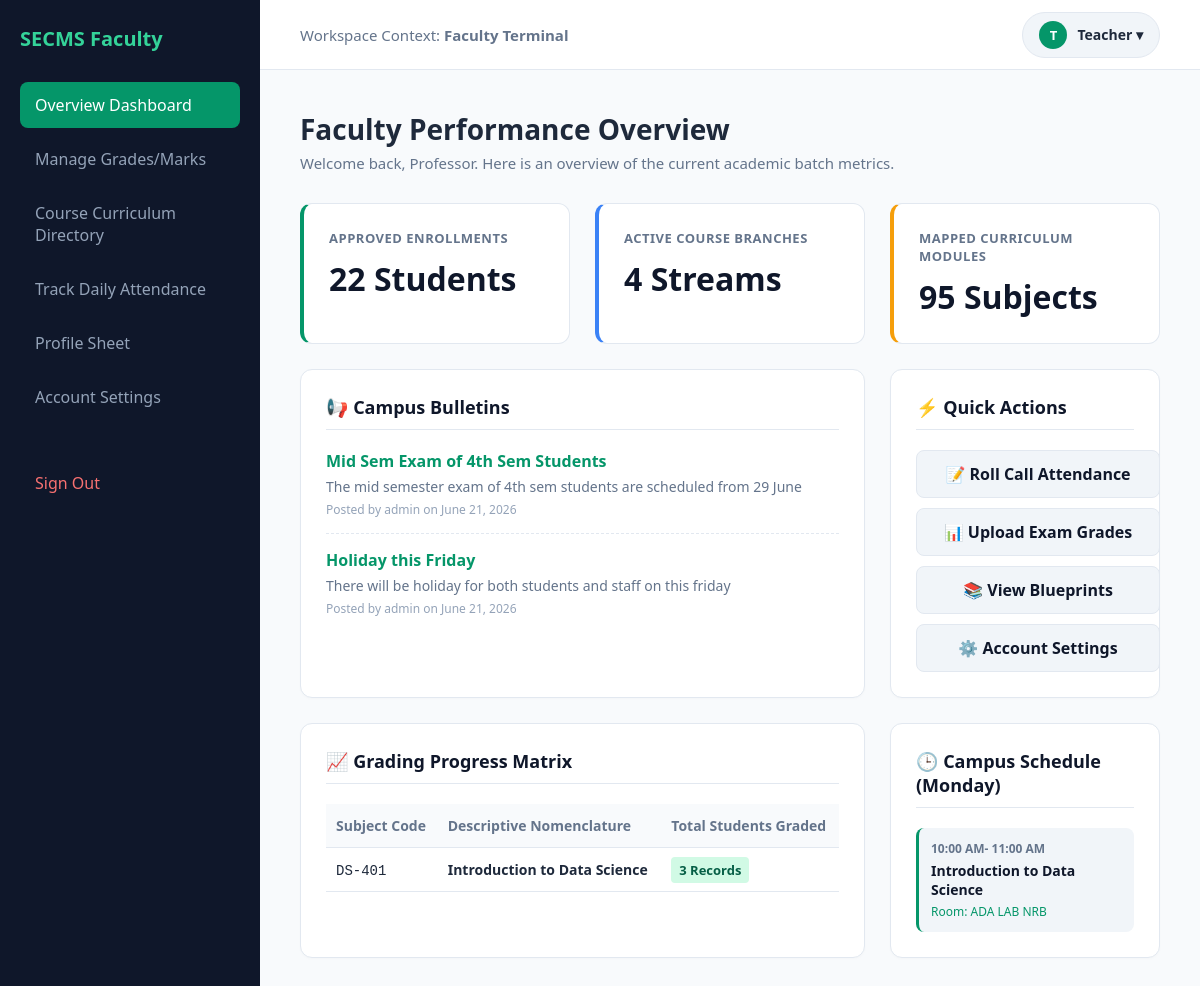
Screenshot of /faculty_dashboard.php (signed in) with the database file from the repository.
### tables this page shows
CREATE TABLE `announcements` (
  `id` int(11) NOT NULL,
  `title` varchar(255) NOT NULL,
  `message` text NOT NULL,
  `created_by` varchar(100) NOT NULL,
  `created_at` timestamp NOT NULL DEFAULT current_timestamp()
);

CREATE TABLE `timetables` (
  `id` int(11) NOT NULL,
  `day_of_week` varchar(20) NOT NULL,
  `time_slot` varchar(50) NOT NULL,
  `subject_name` varchar(100) NOT NULL,
  `room_number` varchar(20) NOT NULL
);

### faculty_dashboard.php (the view, shortened to what this page needs)
<?php
include 'db_connect.php';
$faculty_name = $_SESSION['username'] ?? 'Faculty Member';
$total_students = $conn->query("SELECT COUNT(id) as count FROM users WHERE role='student' AND status='approved'")->fetch_assoc()['count'];
$total_courses = $conn->query("SELECT COUNT(course_code) as count FROM courses")->fetch_assoc()['count'];
$total_subjects = $conn->query("SELECT COUNT(id) as count FROM subjects")->fetch_assoc()['count'];
$announcements = $conn->query("SELECT * FROM announcements ORDER BY created_at DESC LIMIT 2");
$current_day = date('l');
$timetable_query = $conn->query("SELECT * FROM timetables WHERE day_of_week = '$current_day' ORDER BY time_slot ASC");
$grading_activity = $conn->query("
    SELECT s.subject_code, s.subject_name, COUNT(m.id) as graded_students
    FROM marks m
    JOIN subjects s ON m.subject_id = s.id
    GROUP BY s.id, s.subject_code, s.subject_name
    ORDER BY graded_students DESC
    LIMIT 4
");
?>
<!DOCTYPE html>
<html lang="en">
<head>
</head>
<body>
<div class="sidebar">
    <h3>SECMS Faculty</h3>
    <a href="faculty_dashboard.php" class="active">Overview Dashboard</a>
    <a href="faculty_marks.php">Manage Grades/Marks</a>
    <a href="faculty_curriculum.php">Course Curriculum Directory</a>
    <a href="faculty_attendance.php">Track Daily Attendance</a>
    <a href="faculty_profile.php">Profile Sheet</a>
    <a href="profile.php">Account Settings</a>
    <a href="logout.php" style="color: #f87171; margin-top: 40px; display: block;">Sign Out</a>
</div>
<div class="workspace">
    <header class="top-header">
        <div style="font-size: 15px; font-weight: 500; color: #64748b;">Workspace Context: <strong>Faculty Terminal</strong></div>
        <div class="profile-menu" style="position: relative; display: inline-block;">
            <div class="profile-trigger" style="display: flex; align-items: center; gap: 10px; background: #f1f5f9; padding: 8px 16px; border-radius: 50px; cursor: pointer; font-weight: 600; font-size: 14px; border: 1px solid var(--border);" onclick="var d = document.getElementById('fac-drop'); d.style.display = d.style.display === 'block' ? 'none' : 'block';">
                <div style="width: 28px; height: 28px; background: var(--accent); color: white; border-radius: 50%; display: flex; align-items: center; justify-content: center; font-size: 13px;">
                    <?php echo strtoupper(substr($faculty_name, 0, 1)); ?>
                </div>
                <?php echo htmlspecialchars($faculty_name); ?> ▾
            </div>
        </div>
    </header>
    <main class="main-content">
        <h1>Faculty Performance Overview</h1>
        <div class="subtitle">Welcome back, Professor. Here is an overview of the current academic batch metrics.</div>
        <div class="dashboard-grid">
            <div class="stat-card" style="border-left: 4px solid var(--accent);">
                <p>Approved Enrollments</p>
                <h3><?php echo $total_students; ?> Students</h3>
            </div>
            <div class="stat-card" style="border-left: 4px solid var(--info);">
                <p>Active Course Branches</p>
                <h3><?php echo $total_courses; ?> Streams</h3>
            </div>
            <div class="stat-card" style="border-left: 4px solid var(--warning);">
                <p>Mapped Curriculum Modules</p>
                <h3><?php echo $total_subjects; ?> Subjects</h3>
            </div>
            <div class="card col-span-2">
                <div class="card-header">
                    <h2>📢 Campus Bulletins</h2>
                </div>
                <?php if ($announcements && $announcements->num_rows > 0): ?>
                    <?php while($ann = $announcements->fetch_assoc()): ?>
                        <div class="announcement-item">
                            <div class="announcement-title"><?php echo htmlspecialchars($ann['title']); ?></div>
                            <div style="font-size: 14px; color: var(--text-light);"><?php echo htmlspecialchars($ann['message']); ?></div>
                            <div style="font-size: 12px; color: #94a3b8; margin-top: 5px;">Posted by <?php echo htmlspecialchars($ann['created_by']); ?> on <?php echo date('F d, Y', strtotime($ann['created_at'])); ?></div>
                        </div>
                    <?php endwhile; ?>
                <?php else: ?>
                    <p style="color: var(--text-light); font-size: 14px;">No active announcements.</p>
                <?php endif; ?>
            </div>
            <div class="card">
                <div class="card-header">
                    <h2>⚡ Quick Actions</h2>
                </div>
                <a href="faculty_attendance.php" class="action-btn">📝 Roll Call Attendance</a>
                <a href="faculty_marks.php" class="action-btn">📊 Upload Exam Grades</a>
                <a href="faculty_curriculum.php" class="action-btn">📚 View Blueprints</a>
                <a href="faculty_profile.php" class="action-btn" style="margin-bottom: 0;">⚙️ Account Settings</a>
            </div>
            <div class="card col-span-2">
                <div class="card-header">
                    <h2>📈 Grading Progress Matrix</h2>
                </div>
                <?php if ($grading_activity && $grading_activity->num_rows > 0): ?>
                    <table>
                        <thead>
                            <tr>
                                <th>Subject Code</th>
                                <th>Descriptive Nomenclature</th>
                                <th>Total Students Graded</th>
                            </tr>
                        </thead>
                        <tbody>
                            <?php while($activity = $grading_activity->fetch_assoc()): ?>
                            <tr>
                                <td><code><?php echo htmlspecialchars($activity['subject_code']); ?></code></td>
                                <td><strong><?php echo htmlspecialchars($activity['subject_name']); ?></strong></td>
                                <td>
                                    <span style="background: #d1fae5; color: #065f46; padding: 4px 8px; border-radius: 4px; font-weight: 600; font-size: 13px;">
                                        <?php echo $activity['graded_students']; ?> Records
                                    </span>
                                </td>
                            </tr>
                            <?php endwhile; ?>
                        </tbody>
                    </table>
                <?php else: ?>
                    <p style="color: var(--text-light); font-size: 14px;">No grading data has been committed to the ledger yet.</p>
                <?php endif; ?>
            </div>
            <div class="card">
                <div class="card-header">
                    <h2>🕒 Campus Schedule (<?php echo $current_day; ?>)</h2>
                </div>
                <?php if ($timetable_query && $timetable_query->num_rows > 0): ?>
                    <div style="display: flex; flex-direction: column; gap: 10px;">
                        <?php while($slot = $timetable_query->fetch_assoc()): ?>
                            <div style="background: #f1f5f9; padding: 12px; border-radius: 8px; border-left: 3px solid var(--accent);">
                                <div style="font-size: 12px; font-weight: 600; color: var(--text-light); margin-bottom: 4px;"><?php echo htmlspecialchars($slot['time_slot']); ?></div>
                                <div style="font-size: 14px; font-weight: 600; color: var(--primary);"><?php echo htmlspecialchars($slot['subject_name']); ?></div>
                                <div style="font-size: 12px; color: var(--accent); margin-top: 4px; font-weight: 500;">Room: <?php echo htmlspecialchars($slot['room_number']); ?></div>
                            </div>
                        <?php endwhile; ?>
                    </div>
                <?php else: ?>
                    <p style="color: var(--text-light); font-size: 14px;">No campus classes scheduled for today.</p>
                <?php endif; ?>
            </div>
        </div>
    </main>
</div>
</body>
</html>

### faculty_dashboard.php (style rules this page uses)
:root { --primary: #0f172a; --accent: #059669; --accent-hover: #047857; --success: #10b981; --warning: #f59e0b; --info: #3b82f6; --bg: #f8fafc; --card: #ffffff; --border: #e2e8f0; --text: #1e293b; --text-light: #64748b; }
body { font-family: 'Segoe UI', system-ui, sans-serif; background: var(--bg); color: var(--text); margin: 0; display: flex; min-height: 100vh; }
.sidebar { width: 260px; background: var(--primary); color: white; padding: 25px 20px; box-sizing: border-box; flex-shrink: 0; }
.sidebar h3 { margin: 0 0 30px 0; color: #34d399; font-size: 20px; }
.sidebar a { display: block; color: #94a3b8; text-decoration: none; padding: 12px 15px; border-radius: 8px; margin-bottom: 8px; font-weight: 500; transition: all 0.2s; }
.sidebar a:hover, .sidebar a.active { background: #1e293b; color: white; }
.sidebar a.active { background: var(--accent); }
.workspace { flex: 1; display: flex; flex-direction: column; min-width: 0; }
.top-header { background: var(--card); height: 70px; border-bottom: 1px solid var(--border); display: flex; justify-content: space-between; align-items: center; padding: 0 40px; box-sizing: border-box; }
.main-content { padding: 40px; box-sizing: border-box; overflow-y: auto; }
h1 { margin: 0 0 5px 0; font-size: 28px; }
.subtitle { color: var(--text-light); margin-bottom: 30px; font-size: 15px; }
.dashboard-grid { display: grid; grid-template-columns: repeat(3, 1fr); gap: 25px; }
.card { background: var(--card); border: 1px solid var(--border); border-radius: 12px; padding: 25px; box-shadow: 0 1px 3px rgba(0,0,0,0.02); }
.card-header { display: flex; justify-content: space-between; align-items: center; margin-bottom: 20px; border-bottom: 1px solid var(--border); padding-bottom: 10px; }
.card-header h2 { margin: 0; font-size: 18px; color: var(--primary); }
.stat-card { background: var(--card); border: 1px solid var(--border); padding: 25px; border-radius: 12px; display: flex; flex-direction: column; }
.stat-card p { margin: 0; font-size: 13px; font-weight: 600; text-transform: uppercase; color: var(--text-light); letter-spacing: 0.5px; }
.stat-card h3 { margin: 10px 0 0 0; font-size: 32px; font-weight: 700; color: var(--primary); }
.announcement-item { margin-bottom: 15px; padding-bottom: 15px; border-bottom: 1px dashed var(--border); }
.announcement-item:last-child { border-bottom: none; margin-bottom: 0; padding-bottom: 0; }
.announcement-title { font-weight: 600; color: var(--accent); margin-bottom: 5px; }
.action-btn { display: block; width: 100%; text-align: center; padding: 12px; background: #f1f5f9; color: var(--primary); text-decoration: none; border-radius: 8px; font-weight: 600; margin-bottom: 10px; transition: 0.2s; border: 1px solid var(--border); }
table { width: 100%; border-collapse: collapse; }
th, td { padding: 12px 10px; border-bottom: 1px solid var(--border); text-align: left; font-size: 14px; }
th { color: var(--text-light); font-weight: 600; background: #f8fafc; }
.col-span-2 { grid-column: span 2; }

### rows the page displays
announcements: title "Mid Sem Exam of 4th Sem Students", message "The mid semester exam of 4th sem students are scheduled from 29 June", created_by "admin", created_at "June 21, 2026"
announcements: title "Holiday this Friday", message "There will be holiday for both students and staff on this friday", created_by "admin", created_at "June 21, 2026"
timetables: time_slot "10:00 AM- 11:00 AM", subject_name "Introduction to Data Science", room_number "ADA LAB NRB"

### other values shown
substr($faculty_name, 0, 1) "T"
$faculty_name "Teacher"
$total_students "22"
$total_courses "4"
$total_subjects "95"
$activity['subject_code'] "DS-401"
$activity['subject_name'] "Introduction to Data Science"
$activity['graded_students'] "3"
